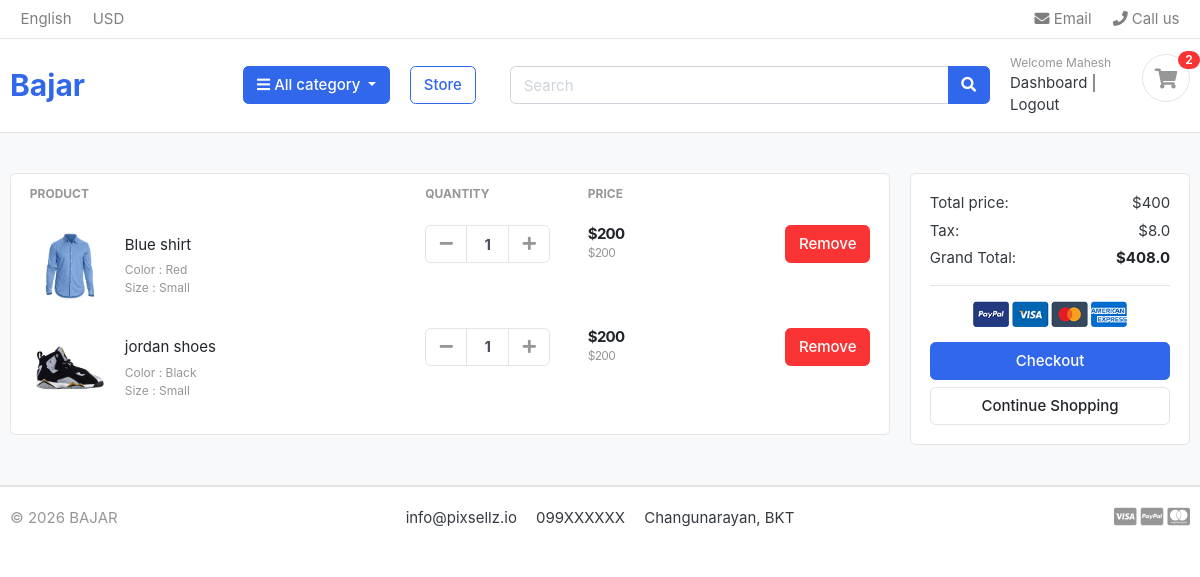
The page /cart/ (signed in) on the database its author committed.
### accounts/models.py (models this page shows, shortened)
class Account(AbstractBaseUser):
    first_name = models.CharField(max_length=50)
    last_name = models.CharField(max_length=50)
    username = models.CharField(max_length=50, unique=True)
    email = models.EmailField(max_length=100, unique=True)
    phone_number = models.CharField(max_length=13)
    date_joined = models.DateTimeField(auto_now_add=True)
    last_login = models.DateTimeField(auto_now_add=True)
    is_admin = models.BooleanField(default=False)
    is_staff = models.BooleanField(default=False)
    is_active = models.BooleanField(default=False)
    is_superadmin = models.BooleanField(default=False)
    USERNAME_FIELD = 'email'
    REQUIRED_FIELDS = ['username', 'first_name', 'last_name']
    objects = MyAccountManager()

### carts/models.py (models this page shows, shortened)
class CartItem(models.Model):
    user= models.ForeignKey(Account, on_delete=models.CASCADE, null=True)
    product = models.ForeignKey(Product, on_delete=models.CASCADE)
    cart = models.ForeignKey(Cart, on_delete=models.CASCADE, null=True)
    variations = models.ManyToManyField(Variation, blank=True)
    quantity = models.IntegerField(default=1)
    is_active = models.BooleanField(default=True)
    def sub_total(self):
        return self.product.price * self.quantity

### store/models.py (models this page shows, shortened)
class Product(models.Model):
    product_name = models.CharField(max_length=200, unique=True)
    slug = models.SlugField(max_length=200, unique=True)
    description = models.TextField(max_length=500, blank=True)
    price = models.IntegerField()
    images = models.ImageField(upload_to='photos/products')
    stock = models.IntegerField()
    is_available = models.BooleanField(default=True)
    category = models.ForeignKey(Category, on_delete=models.CASCADE)
    created_date = models.DateTimeField(auto_now_add=True)
    modified_date = models.DateTimeField(auto_now=True)
    def get_url(self):
        return reverse('product_detail', args=[self.category.slug, self.slug])

class Variation(models.Model):
    product = models.ForeignKey(Product, on_delete=models.CASCADE)
    variation_category = models.CharField(max_length=100, choices=variation_category_choice)
    variation_value = models.CharField(max_length=100)
    is_active = models.BooleanField(default=True)
    created_date = models.DateTimeField(auto_now_add=True)
    objects = VariationManager()

### carts/views.py (the view)
# urls.py: path('cart/', include('carts.urls')),
def cart(request):
    total = 0
    quantity = 0
    if request.user.is_authenticated:
        cart_items = CartItem.objects.filter(
            user=request.user,
            is_active=True
        ).prefetch_related('variations')
        for item in cart_items:
            total += item.product.price * item.quantity
            quantity += item.quantity
    else:
        cart_items = CartItem.objects.none()
    tax = (2 * total) / 100
    grand_total = total + tax
    context = {
        'cart_items': cart_items,
        'total': total,
        'quantity': quantity,
        'tax': tax,
        'grand_total': grand_total,
    }
    return render(request, 'store/cart.html', context)

### carts/context_processor.py (called while the page is built)
def counter(request):
    cart_count = 0
    if request.user.is_authenticated:
        cart_count = CartItem.objects.filter(
            user=request.user,
            is_active=True
        ).count()
    return {'cart_count': cart_count}

### category/context_processor.py (called while the page is built)
def menu_links(request):
    links = Category.objects.all()
    return dict(links = links)

### category/models.py (called while the page is built)
    def get_url(self):
        return reverse('products_by_category',args=[self.slug])

### templates/store/cart.html
{% extends 'base.html' %}
{% load static %}
{% block content %}
<section class="section-content padding-y bg">
    <div class="container">
        {% if not cart_items %}
        <div style="text-align:center; padding:100px 0;">
            <h2>Your shopping cart is empty!</h2>
            <br>
            <a href="{% url 'store' %}" class="btn btn-primary">
                Continue Shopping
            </a>
        </div>
        {% else %}
        <div class="row">
            <aside class="col-lg-9">
                <div class="card">
                    <table class="table table-borderless table-shopping-cart">
                        <thead class="text-muted">
                            <tr class="small text-uppercase">
                                <th scope="col">Product</th>
                                <th scope="col" width="120">Quantity</th>
                                <th scope="col" width="120">Price</th>
                                <th scope="col" width="200" class="text-right"></th>
                            </tr>
                        </thead>
                        <tbody>
                            {% for cart_item in cart_items %}
                            <tr>
                                <td>
                                    <figure class="itemside align-items-center">
                                        <div class="aside">
                                            <img src="{{ cart_item.product.images.url }}" class="img-sm">
                                        </div>
                                        <figcaption class="info">
                                            <a href="{{ cart_item.product.get_url }}" class="title text-dark">
                                                {{ cart_item.product.product_name }}
                                            </a>
                                            <p class="text-muted small">
                                                {% for item in cart_item.variations.all %}
                                                    {{ item.variation_category|capfirst }} :
                                                    {{ item.variation_value|capfirst }} <br>
                                                {% endfor %}
                                            </p>
                                        </figcaption>
                                    </figure>
                                </td>
                                <td>
                                    <div class="input-group input-spinner">
                                        <div class="input-group-prepend">
                                            <a href="{% url 'decrease_cart' cart_item.id %}"
                                               class="btn btn-light">
                                                <i class="fa fa-minus"></i>
                                            </a>
                                        </div>
                                        <input type="text" class="form-control"
                                               value="{{ cart_item.quantity }}">
                                        <div class="input-group-append">
                                            <a href="{% url 'increase_cart' cart_item.id %}"
                                               class="btn btn-light">
                                                <i class="fa fa-plus"></i>
                                            </a>
                                        </div>
                                    </div>
                                </td>
                                <td>
                                    <div class="price-wrap">
                                        <var class="price">${{ cart_item.sub_total }}</var>
                                        <small class="text-muted">
                                            ${{ cart_item.product.price }}
                                        </small>
                                    </div>
                                </td>
                                <td class="text-right">
                                    <a href="{% url 'remove_cart_item' cart_item.id %}"
                                       class="btn btn-danger">
                                        Remove
                                    </a>
                                </td>
                            </tr>
                            {% endfor %}
                        </tbody>
                    </table>
                </div>
            </aside>
            <aside class="col-lg-3">
                <div class="card">
                    <div class="card-body">
                        <dl class="dlist-align">
                            <dt>Total price:</dt>
                            <dd class="text-right">${{ total }}</dd>
                        </dl>
                        <dl class="dlist-align">
                            <dt>Tax:</dt>
                            <dd class="text-right">${{ tax }}</dd>
                        </dl>
                        <dl class="dlist-align">
                            <dt>Grand Total:</dt>
                            <dd class="text-right text-dark">
                                <strong>${{ grand_total }}</strong>
                            </dd>
                        </dl>
                        <hr>
                        <p class="text-center mb-3">
                            <img src="{% static './images/misc/payments.png' %}" height="26">
                        </p>
                        <a href="{% url 'checkout' %}" class="btn btn-primary btn-block">
                            Checkout
                        </a>
                        <a href="{% url 'store' %}" class="btn btn-light btn-block">
                            Continue Shopping
                        </a>
                    </div>
                </div>
            </aside>
        </div>
        {% endif %}
    </div>
</section>
{% endblock %}

### templates/includes/navbar.html (shortened to what this page needs)
{% load static %}
<header class="section-header">
    <nav class="navbar p-md-0 navbar-expand-sm navbar-light border-bottom">
        <div class="container">
            <div class="collapse navbar-collapse" id="navbarTop4">
                <ul class="navbar-nav mr-auto">
                    <li class="nav-item dropdown">
                        <a href="#" class="nav-link"> English </a>
                    </li>
                    <li class="nav-item dropdown">
                        <a href="#" class="nav-link"> USD </a>
                    </li>
                </ul>
                <ul class="navbar-nav">
                    <li><a href="#" class="nav-link"> <i class="fa fa-envelope"></i> Email </a></li>
                    <li><a href="#" class="nav-link"> <i class="fa fa-phone"></i> Call us </a></li>
                </ul>
            </div>
        </div>
    </nav>
    <section class="header-main border-bottom">
        <div class="container">
            <div class="row align-items-center">
                <div class="col-lg-2 col-md-3 col-6">
                    <a href="{% url 'home' %}">
                            <h2 style="margin:0; font-weight:bold;">Bajar</h2>
                    </a>
                </div>
                <div class="col-lg-2 col-md-3 col-6">
                    <div class="category-wrap dropdown d-inline-block float-right">
                        <button type="button" class="btn btn-primary dropdown-toggle" data-toggle="dropdown">
                            <i class="fa fa-bars"></i> All category
                        </button>
                    </div>
                </div>
                <div class="col-lg-1 col-md-2 col-6">
                    <a href="{% url 'store' %}" class="btn btn-outline-primary">
                        Store
                    </a>
                </div>
                <div class="col-lg-5 col-md-6 col-sm-12">
                    <form action="{% url 'search' %}" class="search" method="get">
                        <div class="input-group w-100">
                            <input type="text" class="form-control" placeholder="Search" name="keyword">
                            <div class="input-group-append">
                                <button class="btn btn-primary" type="submit">
                                    <i class="fa fa-search"></i>
                                </button>
                            </div>
                        </div>
                    </form>
                </div>
                <div class="col-lg-2 col-md-3 col-sm-12">
                    <div class="d-flex justify-content-end mb-3 mb-lg-0">
                        {% if user.id is None %}
                        <div class="widget-header">
                            <small class="title text-muted">Welcome guest!</small>
                            <div>
                                <a href="{% url 'login' %}">Sign in</a> |
                                <a href="{% url 'register' %}">Register</a>
                            </div>
                        </div>
                        {% else %}
                        <div class="widget-header">
                            <small class="title text-muted">Welcome {{ user.first_name }}</small>
                            <div>
                                <a href="{% url 'dashboard' %}">Dashboard</a> |
                                <a href="{% url 'logout' %}">Logout</a>
                            </div>
                        </div>
                        {% endif %}
                        <a href="{% url 'cart' %}" class="widget-header pl-3 ml-3">
                            <div class="icon icon-sm rounded-circle border">
                                <i class="fa fa-shopping-cart"></i>
                            </div>
                            <span class="badge badge-pill badge-danger notify">{{ cart_count }}</span>
                        </a>
                    </div>
                </div>
            </div>
        </div>
    </section>
</header>

### static/css/ui.css (style rules this page uses)
html { font-family: "Inter", sans-serif; font-size: 15px; }
.price-wrap { letter-spacing: -0.7px; }
.icon-xs, .icon-sm, .icon-md, .icon-lg { display: inline-block; text-align: center; flex-shrink: 0; flex-grow: 0; }
.icon-sm { width: 48px; height: 48px; line-height: 48px !important; font-size: 20px; }
.img-xs, .img-sm, .img-md, .img-lg { -o-object-fit: cover; object-fit: cover; flex-shrink: 0; flex-grow: 0; }
.img-sm { width: 80px; height: 80px; }
.padding-y { padding-top: 40px; padding-bottom: 40px; }
var { font-style: normal; }
figure { margin-bottom: 0; }
.bg { background-color: #f8f9fa; }
p:last-child { margin-bottom: 0; }
.header-main { position: relative; padding-top: 1rem; padding-bottom: 1rem; }
.widget-header { display: inline-block; vertical-align: middle; position: relative; }
.widget-header a { color: #343a40; }
.widget-header i { color: #969696; }
.widget-header .title { display: block; }
.widget-header .notify { position: absolute; top: -3px; right: -10px; }
.btn-light { background-color: #fff; border-color: #e4e4e4; }
.btn-light i { color: #969696; }
.itemside { position: relative; display: flex; width: 100%; }
.itemside .aside { position: relative; flex-shrink: 0; }
.itemside .info { padding-left: 15px; padding-right: 7px; }
.itemside p { margin-bottom: 0; }
.itemside .title { display: block; margin-bottom: 5px; color: #212529; }
[class*=dlist-] { margin-bottom: 5px; }
[class*=dlist-] dd { margin-bottom: 0; }
.dlist-align { display: flex; }
.dlist-align dt { width: 150px; word-wrap: break-word; font-weight: normal; }
.dlist-align dd { flex-grow: 1; }
.notify { position: absolute; top: -4px; right: -10px; display: inline-block; padding: 0.25em 0.6em; font-size: 12px; line-height: 1; text-align: center; border-radius: 3rem; color: #fff; background-color: #fa3434; }
.price { font-weight: 600; color: #212529; }
.input-spinner { width: 125px; flex-wrap: nowrap; display: inline-flex; vertical-align: middle; }
.input-spinner input.form-control { text-align: center; max-width: 46px; font-weight: bold; flex-basis: 46px; border-color: #e4e4e4; flex-grow: 0; }
.input-spinner .btn { width: 42px; text-align: center; padding-left: 0.5rem; padding-right: 0.5rem; }
.table-shopping-cart.table td, .table-shopping-cart.table th { padding-left: 1.25rem; padding-right: 1.25rem; }
.table-shopping-cart .price-wrap { line-height: 1.2; }
.table-shopping-cart .price { font-weight: bold; margin-right: 5px; display: block; }

### rows shown on the page
Account: first_name "Mahesh"
CartItem: product.images (picture), product.product_name "Blue shirt", quantity "1", sub_total "200", product.price "200"
Variation: variation_category "Color", variation_value "Red"
Variation: variation_category "Size", variation_value "Small"
CartItem: product.images (picture), product.product_name "jordan shoes", quantity "1", sub_total "200", product.price "200"
Variation: variation_category "Color", variation_value "Black"
Variation: variation_category "Size", variation_value "Small"

### other values the page prints
{{ cart_count }} "2"
{{ total }} "400"
{{ tax }} "8.0"
{{ grand_total }} "408.0"
